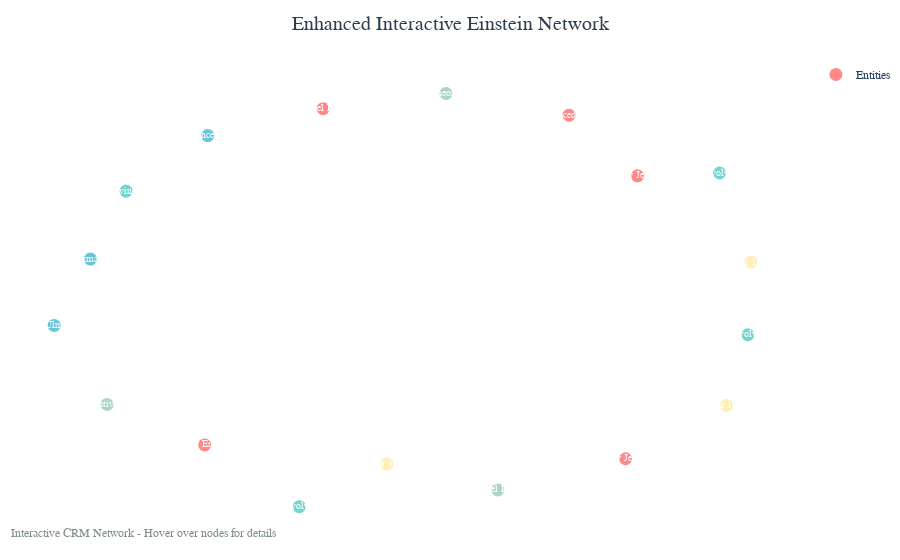

This figure's notebook cell:
### Markdown cell above
## Step 9: Advanced Interactive Features

Create advanced interactive visualizations with filtering, enhanced hover information, and dynamic layouts.

### Code cell
# Create advanced interactive visualizations with enhanced features
print("🎨 Creating advanced interactive visualizations...")

# Enhanced interactive plot with better hover information
def create_enhanced_interactive_plot(graph, title, node_size_multiplier=20, edge_width_multiplier=2):
    """Create an enhanced interactive plot with better hover information and styling."""
    
    # Get layout positions
    pos = nx.spring_layout(graph, k=3, iterations=50)
    
    # Prepare edge traces with enhanced styling
    edge_x = []
    edge_y = []
    edge_hovertext = []
    
    for edge in graph.edges(data=True):
        x0, y0 = pos[edge[0]]
        x1, y1 = pos[edge[1]]
        edge_x.extend([x0, x1, None])
        edge_y.extend([y0, y1, None])
        
        # Enhanced edge hover information
        edge_data = edge[2]
        property_code = edge_data.get('property_code', 'Unknown')
        edge_hovertext.append(f"Relationship: {property_code}<br>From: {edge[0]}<br>To: {edge[1]}")
    
    edge_trace = go.Scatter(
        x=edge_x, y=edge_y,
        line=dict(width=edge_width_multiplier, color="#888"),
        hoverinfo="none",
        mode="lines",
        name="Relationships"
    )
    
    # Prepare node traces with enhanced information
    node_x = []
    node_y = []
    node_text = []
    node_hovertext = []
    node_colors = []
    node_sizes = []
    node_labels = []
    
    for node in graph.nodes():
        x, y = pos[node]
        node_x.append(x)
        node_y.append(y)
        
        node_data = graph.nodes[node]
        label = node_data.get('label', node)
        class_code = node_data.get('class_code', 'Unknown')
        degree = graph.degree(node)
        
        node_text.append(label)
        node_labels.append(label)
        
        # Enhanced hover information
        hover_info = f"""
        <b>{label}</b><br>
        ID: {node}<br>
        Class: {class_code}<br>
        Degree: {degree}<br>
        Type: {node_data.get('type', 'Unknown')}
        """
        node_hovertext.append(hover_info)
        
        # Color by class code with better color scheme
        color_map = {
            "E21": "#FF6B6B",      # Person - Red
            "E5": "#4ECDC4",       # Event - Teal
            "E53": "#45B7D1",      # Place - Blue
            "E22": "#96CEB4",      # Object - Green
            "E52": "#FFEAA7",      # Time - Yellow
            "E12": "#DDA0DD",      # Production - Purple
            "E39": "#F39C12",      # Actor - Orange
        }
        node_colors.append(color_map.get(class_code, "#95A5A6"))
        
        # Size by degree with better scaling
        node_sizes.append(max(15, degree * node_size_multiplier + 10))
    
    node_trace = go.Scatter(
        x=node_x, y=node_y,
        mode="markers+text",
        hoverinfo="text",
        hovertext=node_hovertext,
        text=node_text,
        textposition="middle center",
        textfont=dict(size=10, color="white"),
        marker=dict(
            size=node_sizes,
            color=node_colors,
            line=dict(width=2, color="white"),
            opacity=0.8
        ),
        name="Entities"
    )
    
    # Create figure with enhanced layout
    fig = go.Figure(
        data=[edge_trace, node_trace],
        layout=go.Layout(
            title=dict(
                text=title,
                font=dict(size=20, color="#2C3E50"),
                x=0.5
            ),
            showlegend=True,
            hovermode="closest",
            margin=dict(b=20, l=5, r=5, t=60),
            annotations=[
                dict(
                    text="Interactive CRM Network - Hover over nodes for details",
                    showarrow=False,
                    xref="paper", yref="paper",
                    x=0.005, y=-0.002,
                    xanchor="left", yanchor="bottom",
                    font=dict(color="#7F8C8D", size=12)
                )
            ],
            xaxis=dict(showgrid=False, zeroline=False, showticklabels=False),
            yaxis=dict(showgrid=False, zeroline=False, showticklabels=False),
            plot_bgcolor="white",
            paper_bgcolor="white",
            font=dict(family="Arial, sans-serif")
        )
    )
    
    return fig

# Create enhanced interactive plot
enhanced_fig = create_enhanced_interactive_plot(
    graph,
    title="Enhanced Interactive Einstein Network",
    node_size_multiplier=25,
    edge_width_multiplier=2
)

# Save enhanced plot
enhanced_file = plots_dir / "enhanced_interactive_network.html"
enhanced_fig.write_html(str(enhanced_file))
print(f"✅ Generated enhanced interactive plot: {enhanced_file}")

# Display enhanced visualization
try:
    enhanced_fig.show()
except ValueError as e:
    print(f"⚠️  Display issue: {e}")
    print(f"📁 Enhanced plot saved: {enhanced_file}")
    print("💡 Tip: Open the HTML file in your browser to view the interactive plot")

print("\n🎯 Enhanced Features:")
print("  - Better hover information with entity details")
print("  - Improved color scheme for entity types")
print("  - Dynamic node sizing based on degree")
print("  - Enhanced styling and layout")
print("  - Interactive zoom and pan capabilities")

### Figure 1 — Plotly figure (JSON) as saved in the notebook; plotly's stock layout.template omitted (floating-point values rounded to 4 significant figures)
{"data": [{"hoverinfo": "none", "line": {"color": "#888", "width": 2}, "mode": "lines", "name": "Relationships", "type": "scatter", "x": [], "y": []}, {"hoverinfo": "text", "hovertext": ["\n        <b>Albert Einstein</b><br>\n        ID: c682e9cf-344a-4868-8316-d323c7b4352e<br>\n        Class: E21<br>\n        Degree: 0<br>\n        Type: ['E21']\n        ", "\n        <b>Nobel Prize</b><br>\n        ID: ab19b1e0-bd1b-494f-8075-4fe5364026e6<br>\n        Class: E21<br>\n        Degree: 0<br>\n        Type: ['E21']\n        ", "\n        <b>Advanced Study</b><br>\n        ID: 8391dbbf-4402-4b6c-b94b-31473364a0f5<br>\n        Class: E21<br>\n        Degree: 0<br>\n        Type: ['E21']\n        ", "\n        <b>New Jersey</b><br>\n        ID: 8f0905d0-be1c-4ea2-a735-22ce305bc43b<br>\n        Class: E21<br>\n        Degree: 0<br>\n        Type: ['E21']\n        ", "\n        <b>New Jersey</b><br>\n        ID: c8037576-07c3-4cec-b6de-768503c7aecb<br>\n        Class: E21<br>\n        Degree: 0<br>\n        Type: ['E21']\n        ", "\n        <b>Event involving born</b><br>\n        ID: 2fc47d3d-22f9-4da3-9601-5aa6fc5f7236<br>\n        Class: E5<br>\n        Degree: 0<br>\n        Type: ['E5']\n        ", "\n        <b>Event involving died</b><br>\n        ID: 58797a3a-85d7-4bc7-a02b-8a9fa4fc074e<br>\n        Class: E5<br>\n        Degree: 0<br>\n        Type: ['E5']\n        ", "\n        <b>Event involving developed</b><br>\n        ID: b63bdf6e-534f-4355-80ef-0b8c702e8424<br>\n        Class: E5<br>\n        Degree: 0<br>\n        Type: ['E5']\n        ", "\n        <b>Event involving won</b><br>\n        ID: 030a0b4c-b017-4111-8189-2c2b013a0a3a<br>\n        Class: E5<br>\n        Degree: 0<br>\n        Type: ['E5']\n        ", "\n        <b>Germany</b><br>\n        ID: 731b25b2-d9bd-4aed-ba2c-35c61bdd3d35<br>\n        Class: E53<br>\n        Degree: 0<br>\n        Type: ['E53']\n        ", "\n        <b>Princeton</b><br>\n        ID: 59c41d29-dfb8-4c69-b07c-6c8f4c27ef8f<br>\n        Class: E53<br>\n        Degree: 0<br>\n        Type: ['E53']\n        ", "\n        <b>Ulm</b><br>\n        ID: 51f04aef-e16f-4c3b-aa2e-346c5a457764<br>\n        Class: E53<br>\n        Degree: 0<br>\n        Type: ['E53']\n        ", "\n        <b>theory</b><br>\n        ID: 49b6c8be-5298-4786-a094-81f9a6782928<br>\n        Class: E22<br>\n        Degree: 0<br>\n        Type: ['E22']\n        ", "\n        <b>Nobel Prize</b><br>\n        ID: 3f08aefb-d6d2-4a8f-88c6-5118f1c83985<br>\n        Class: E22<br>\n        Degree: 0<br>\n        Type: ['E22']\n        ", "\n        <b>relativity</b><br>\n        ID: 4a41a892-b7a1-45b3-b68e-ad36a053ac5f<br>\n        Class: E22<br>\n        Degree: 0<br>\n        Type: ['E22']\n        ", "\n        <b>Year 1879</b><br>\n        ID: 87ddfa86-fa27-46ce-ae4d-f9c4141771f6<br>\n        Class: E52<br>\n        Degree: 0<br>\n        Type: ['E52']\n        ", "\n        <b>Year 1921</b><br>\n        ID: 5040df55-adb5-4bc9-b249-17c7ca4b46f3<br>\n        Class: E52<br>\n        Degree: 0<br>\n        Type: ['E52']\n        ", "\n        <b>Year 1955</b><br>\n        ID: e40e8e8f-0b5f-4cee-bf44-fa9c19db0b78<br>\n        Class: E52<br>\n        Degree: 0<br>\n        Type: ['E52']\n        "], "marker": {"color": ["#FF6B6B", "#FF6B6B", "#FF6B6B", "#FF6B6B", "#FF6B6B", "#4ECDC4", "#4ECDC4", "#4ECDC4", "#4ECDC4", "#45B7D1", "#45B7D1", "#45B7D1", "#96CEB4", "#96CEB4", "#96CEB4", "#FFEAA7", "#FFEAA7", "#FFEAA7"], "line": {"color": "white", "width": 2}, "opacity": 0.8, "size": [15, 15, 15, 15, 15, 15, 15, 15, 15, 15, 15, 15, 15, 15, 15, 15, 15, 15]}, "mode": "markers+text", "name": "Entities", "text": ["Albert Einstein", "Nobel Prize", "Advanced Study", "New Jersey", "New Jersey", "Event involving born", "Event involving died", "Event involving developed", "Event involving won", "Germany", "Princeton", "Ulm", "theory", "Nobel Prize", "relativity", "Year 1879", "Year 1921", "Year 1955"], "textfont": {"color": "white", "size": 10}, "textposition": "middle center", "type": "scatter", "x": [-0.5754, -0.2555, 0.4083, 0.5609, 0.5931, 0.8909, -0.32, -0.7877, 0.8146, -0.8837, -0.5669, -0.9817, 0.07619, 0.2161, -0.8388, 0.8991, -0.08276, 0.8331], "y": [-0.7055, 0.8995, 0.8684, -0.7715, 0.5787, -0.1796, -1, 0.5062, 0.5922, 0.1815, 0.7709, -0.1353, 0.9723, -0.9201, -0.5124, 0.1674, -0.7957, -0.5171]}], "layout": {"annotations": [{"font": {"color": "#7F8C8D", "size": 12}, "showarrow": false, "text": "Interactive CRM Network - Hover over nodes for details", "x": 0.005, "xanchor": "left", "xref": "paper", "y": -0.002, "yanchor": "bottom", "yref": "paper"}], "font": {"family": "Arial, sans-serif"}, "hovermode": "closest", "margin": {"b": 20, "l": 5, "r": 5, "t": 60}, "paper_bgcolor": "white", "plot_bgcolor": "white", "showlegend": true, "title": {"font": {"color": "#2C3E50", "size": 20}, "text": "Enhanced Interactive Einstein Network", "x": 0.5}, "xaxis": {"showgrid": false, "showticklabels": false, "zeroline": false}, "yaxis": {"showgrid": false, "showticklabels": false, "zeroline": false}}}
